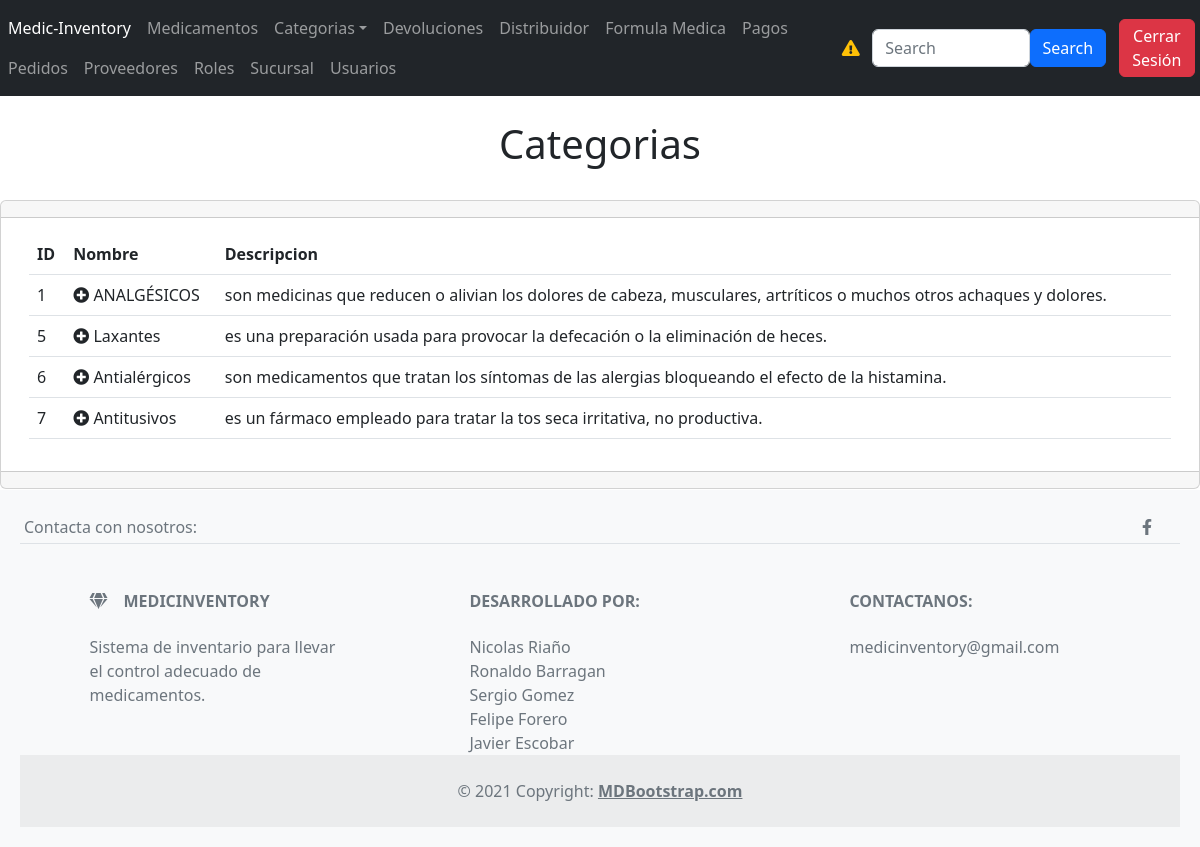
The app's page /Secciones/Medicamentos/medicacate.php (signed in) with its own data.
### tables this page shows
CREATE TABLE `categoria` (
  `idCATEGORIA` int(11) NOT NULL,
  `DescripcionCate` varchar(255) NOT NULL,
  `nombreCat` varchar(255) NOT NULL
);

### Plantillas/funciones.php (called while the page is built, shortened)
<?php
function obtenerRolUsuario($conexion)
{
    $idPersona = $_SESSION['idPersona'];
    $sentencia = $conexion->prepare("SELECT nombreRol FROM persona INNER JOIN rol ON persona.ROL_idRol = rol.idRol WHERE idPersona = :idPersona");
    $sentencia->bindParam(":idPersona", $idPersona);
    $sentencia->execute();
    $resultado = $sentencia->fetch(PDO::FETCH_ASSOC);
    return isset($resultado['nombreRol']) ? $resultado['nombreRol'] : 'Administrador';
}
?>

### Secciones/Medicamentos/medicacate.php (the view, shortened to what this page needs)
<?php
include('../../database.php');
$sentencia = $conexion->prepare("SELECT * FROM categoria");
$sentencia->execute();
$lista_categorias = $sentencia->fetchAll(PDO::FETCH_ASSOC);
?>
<?php include("../../Plantillas/header.php"); ?>
<h1 class="text-center text-info text-dark">Categorias</h1>
<div class="card">
<?php
    if ($rolUsuario === 'Administrador' || $rolUsuario === 'Asistente') {
        ?>
        <div class="card-header" style="text-align: right">
        </div>
        <?php
    }
    ?>
    <div class="card-body">
        <div class="table-responsive-sm container-sm" style="max-width: 100%; overflow-x: auto;">
            <table class="table">
                <thead>
                    <tr>
                        <th scope="col">ID</th>
                        <th scope="col">Nombre</th>
                        <th scope="col">Descripcion</th>
                    </tr>
                </thead>
                <tbody>
                    <?php foreach ($lista_categorias as $categoria): ?>
                        <tr class="parent-row">
                            <td scope="row">
                                <?= $categoria['idCATEGORIA'] ?>
                            </td>
                            <td>
                                <span class="toggle-subcategories" data-id="<?= $categoria['idCATEGORIA'] ?>">
                                    <i class="fa fa-plus-circle"></i>
                                </span>
                                <?= $categoria['nombreCat'] ?>
                            </td>
                            <td scope="row">
                                <?= $categoria['DescripcionCate'] ?>
                            </td>
                        </tr>
                    <?php endforeach; ?>
                </tbody>
            </table>
        </div>
    </div>
    <div class="card-footer text-muted"></div>
</div>
<?php include("../../Plantillas/footer.php"); ?>

### Plantillas/header.php (style rules this page uses)
body { display: flex; flex-direction: column; min-height: 100vh; margin: 0; }

### Plantillas/footer.php (style rules this page uses)
body { display: flex; flex-direction: column; min-height: 100vh; margin: 0; }

### records on screen
categoria: idCATEGORIA "1", nombreCat "ANALGÉSICOS", DescripcionCate "son medicinas que reducen o alivian los dolores de cabeza, musculares, artríticos o muchos otros achaques y dolores."
categoria: idCATEGORIA "5", nombreCat "Laxantes", DescripcionCate "es una preparación usada para provocar la defecación o la eliminación de heces."
categoria: idCATEGORIA "6", nombreCat "Antialérgicos", DescripcionCate "son medicamentos que tratan los síntomas de las alergias bloqueando el efecto de la histamina."
categoria: idCATEGORIA "7", nombreCat "Antitusivos", DescripcionCate "es un fármaco empleado para tratar la tos seca irritativa, no productiva."
